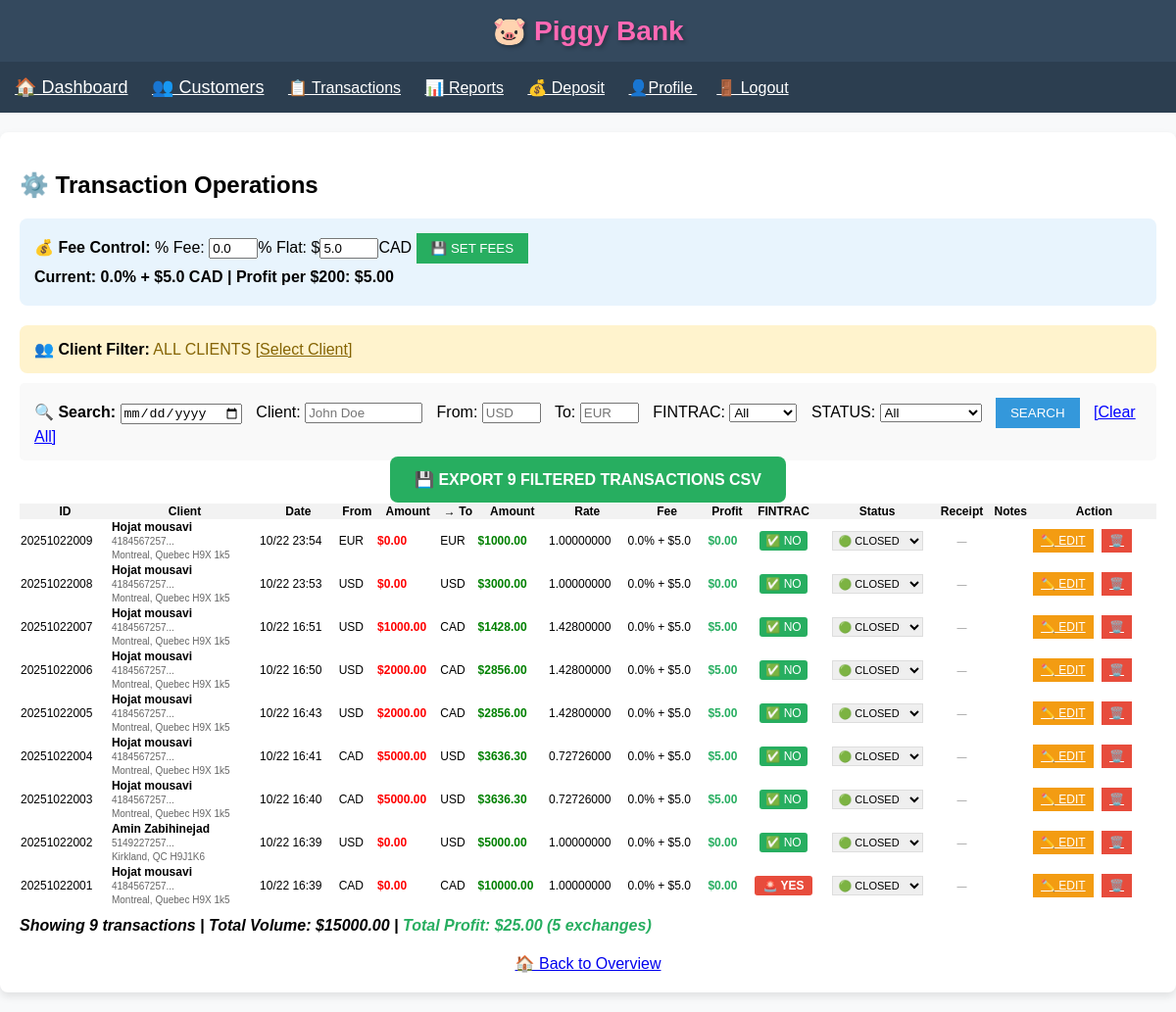
Page /transactions (signed in) on the earlier database version.
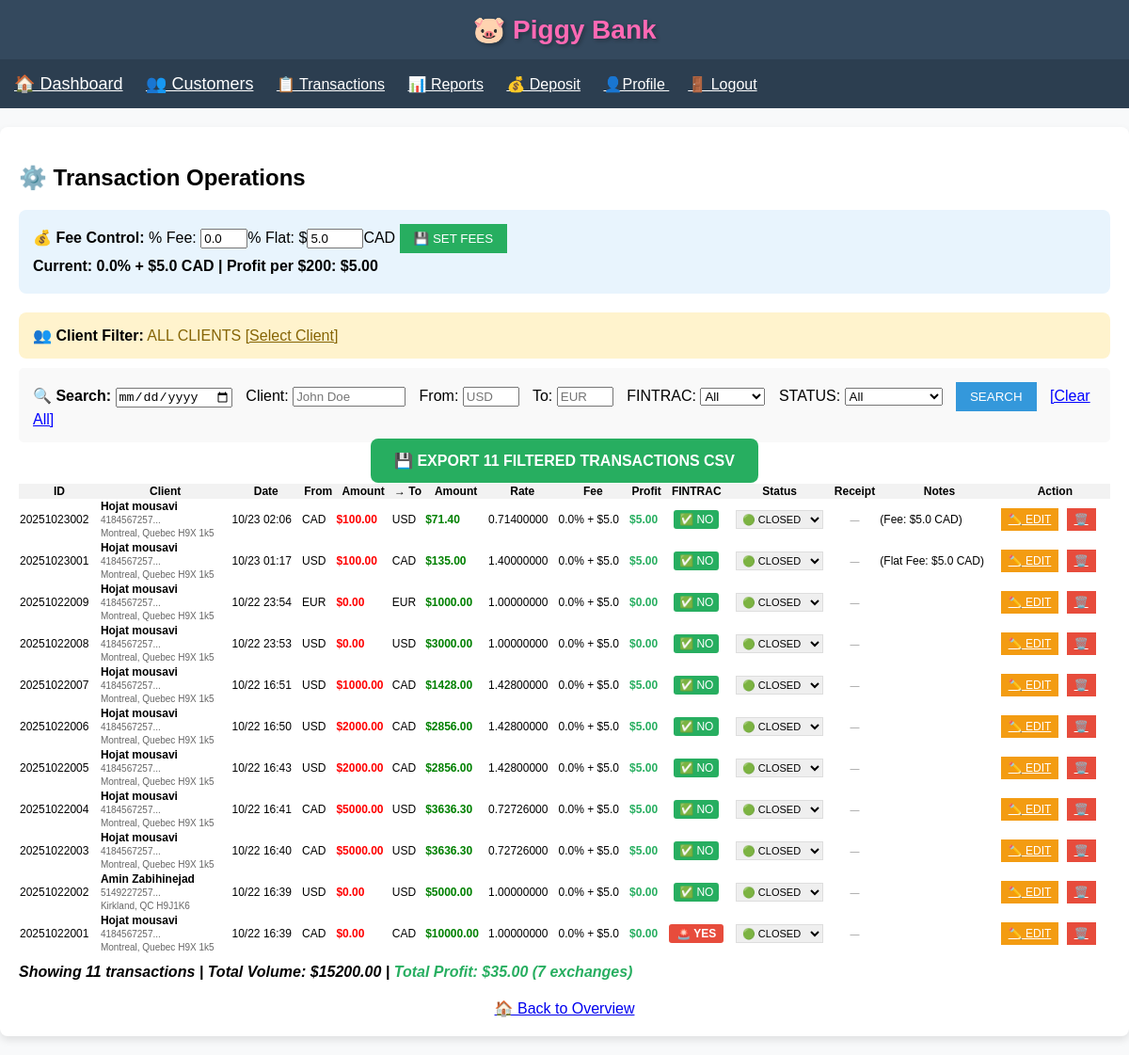
Same page on the later database version.
### app.py (models this page shows)
class Transaction(db.Model):
    id = db.Column(db.String(11), primary_key=True)
    date = db.Column(db.DateTime, default=datetime.utcnow)
    from_currency = db.Column(db.String(3), nullable=False)
    to_currency = db.Column(db.String(3), nullable=False)
    from_amount = db.Column(db.Float, nullable=False)
    to_amount = db.Column(db.Float, nullable=False)
    exchange_rate = db.Column(db.Float, nullable=False)
    notes = db.Column(db.Text, nullable=True)
    is_fintrac = db.Column(db.Boolean, default=False)
    client_id = db.Column(db.Integer, db.ForeignKey('client.id'), nullable=False)
    receipt_filename = db.Column(db.String(100))
    status = db.Column(db.String(10), default='closed')

class Client(db.Model):
    id = db.Column(db.Integer, primary_key=True)
    first_name = db.Column(db.String(50), nullable=False)
    last_name = db.Column(db.String(50), nullable=False)
    email = db.Column(db.String(100), unique=True, nullable=False)
    phone = db.Column(db.String(20), nullable=False)
    apartment = db.Column(db.String(10))
    civic_number = db.Column(db.String(10), nullable=False)
    street = db.Column(db.String(100), nullable=False)
    city = db.Column(db.String(50), nullable=False)
    province = db.Column(db.String(10), nullable=False)
    postal_code = db.Column(db.String(10), nullable=False)
    id_card_number = db.Column(db.String(20))
    id_expiry_date = db.Column(db.Date)
    risk_level = db.Column(db.String(20), default='low risk')
    notes = db.Column(db.Text, nullable=True)
    created_at = db.Column(db.DateTime, default=datetime.utcnow)
    transactions = db.relationship('Transaction', backref='client', lazy='dynamic')

### app.py (the view)
@app.route('/transactions')
def transactions():
    if 'user_id' not in session:
        return redirect(url_for('login'))
    search_date = request.args.get('date', '')
    search_client = request.args.get('client_name', '')
    search_from = request.args.get('from_currency', '')
    search_to = request.args.get('to_currency', '')
    search_fintrac = request.args.get('fintrac', '')
    search_status = request.args.get('status', '')
    query = Transaction.query.order_by(Transaction.date.desc())
    if session.get('is_admin'):
        all_tx = query.all()
    else:
        client_id = session.get('selected_client_id')
        if client_id:
            all_tx = query.filter_by(client_id=client_id).all()
        else:
            all_tx = []
    if search_fintrac == 'yes':
        all_tx = [tx for tx in all_tx if tx.is_fintrac]
    elif search_fintrac == 'no':
        all_tx = [tx for tx in all_tx if not tx.is_fintrac]
    if search_status == 'closed':
        all_tx = [tx for tx in all_tx if tx.status == 'closed']
    elif search_status == 'pending':
        all_tx = [tx for tx in all_tx if tx.status == 'pending']
    if search_date:
        search_date_obj = datetime.strptime(search_date, '%Y-%m-%d')
        all_tx = [tx for tx in all_tx if tx.date.date() == search_date_obj.date()]
    if search_client:
        all_tx = [tx for tx in all_tx if
                  search_client.lower() in f"{tx.client.first_name} {tx.client.last_name}".lower()]
    if search_from:
        all_tx = [tx for tx in all_tx if tx.from_currency.upper() == search_from.upper()]
    if search_to:
        all_tx = [tx for tx in all_tx if tx.to_currency.upper() == search_to.upper()]
    current_fee = round(FEE_PERCENTAGE * 100, 1)
    current_flat_fee = round(FLAT_FEE_CAD, 2)
    return render_template('transactions.html', transactions=all_tx,
                           search_date=search_date, search_client=search_client,
                           search_from=search_from, search_to=search_to,
                           search_fintrac=search_fintrac, search_status=search_status,
                           current_fee=current_fee, current_flat_fee=current_flat_fee,
                           filtered_transactions=len(all_tx))

### templates/transactions.html (shortened to what this page needs)
{% extends "base.html" %}
{% block content %}
    <h2>⚙️ Transaction Operations</h2>
    {% if session.is_admin %}
    <div style="background:#e8f4fd; padding:15px; border-radius:8px; margin-bottom:20px;">
        <strong>💰 Fee Control:</strong>
        <form method="POST" action="{{ url_for('set_fees') }}" style="display:inline;">
            % Fee: <input type="number" name="fee_percentage" step="0.1" value="{{ current_fee }}" style="width:50px;">%
            Flat: $<input type="number" name="flat_fee_cad" step="0.01" value="{{ current_flat_fee }}" style="width:60px;">CAD
            <input type="submit" value="💾 SET FEES" style="padding:8px 15px; background:#27ae60; color:white; border:none;">
        </form>
        <p style="margin:5px 0; font-weight:bold;">
            <strong>Current:</strong> {{ current_fee }}% + ${{ current_flat_fee }} CAD |
            <strong>Profit per $200:</strong> ${{ "%.2f"|format((200 * current_fee / 100) + current_flat_fee) }}
        </p>
    </div>
    {% endif %}
    <div style="background:#fff3cd; padding:15px; border-radius:8px; margin-bottom:10px;">
        <strong>👥 Client Filter:</strong>
        {% if session.selected_client_id %}
            <span style="color:#856404;">{{ session.selected_client_name }} ✅</span>
            <a href="{{ url_for('index') }}" style="color:#856404;">[Change Client]</a>
        {% else %}
            <span style="color:#856404;">ALL CLIENTS</span>
            <a href="{{ url_for('index') }}" style="color:#856404;">[Select Client]</a>
        {% endif %}
    </div>
    <div style="background: #f9f9f9; padding: 15px; margin: 10px 0; border-radius: 5px;">
        <form method="GET">
            <strong>🔍 Search:</strong>
            <input type="date" name="date" value="{{ search_date }}" style="margin-right:10px;">
            Client: <input type="text" name="client_name" placeholder="John Doe" value="{{ search_client }}" style="width:120px; margin-right:10px;">
            From: <input type="text" name="from_currency" placeholder="USD" value="{{ search_from }}" style="width:60px; margin-right:10px;">
            To: <input type="text" name="to_currency" placeholder="EUR" value="{{ search_to }}" style="width:60px; margin-right:10px;">
            FINTRAC: <select name="fintrac" style="margin-right:10px;">
                <option value="">All</option>
            </select>
            STATUS: <select name="status" style="margin-right:10px;">
                <option value="">All</option>
            </select>
            <input type="submit" value="SEARCH" style="padding:8px 15px; background:#3498db; color:white; border:none;">
            <a href="{{ url_for('transactions') }}" style="color:blue; margin-left:10px;">[Clear All]</a>
        </form>
    </div>
    {% if transactions %}
        <div style="text-align:center; margin-bottom:15px;">
            <a href="{{ url_for('export_csv',
                date=search_date,
                client_name=search_client,
                from_currency=search_from,
                to_currency=search_to,
                fintrac=request.args.get('fintrac', ''),
                status=request.args.get('status', '')) }}"
               style="background:#27ae60; color:white; padding:15px 25px; text-decoration:none; border-radius:8px; font-size:16px; font-weight:bold;">
                💾 EXPORT {{ transactions|length }} FILTERED TRANSACTIONS CSV
            </a>
        </div>
        <table style="width:100%; border-collapse: collapse; font-size:12px;">
            <tr style="background:#f2f2f2;">
                <th>ID</th>
                <th>Client</th>
                <th>Date</th>
                <th>From</th>
                <th>Amount</th>
                <th>→ To</th>
                <th>Amount</th>
                <th>Rate</th>
                <th>Fee</th>
                <th>Profit</th>
                <th>FINTRAC</th>
                <th>Status</th>
                <th>Receipt</th>
                <th>Notes</th>
                <th>Action</th>
            </tr>
            {% for tx in transactions %}
                {% set profit = ((tx.from_amount * current_fee / 100) + current_flat_fee)|round(2) if tx.from_amount > 0 else 0 %}
                <tr {% if tx.status == 'pending' %}style="background:#fff2cc;"{% endif %}>
                    <td>{{ tx.id }}</td>
                    <td style="white-space: nowrap;">
                        <strong>{{ tx.client.first_name }} {{ tx.client.last_name }}</strong><br>
                        <small style="color:#666;">
                            {{ tx.client.phone[:12] }}...<br>
                            {{ tx.client.city }}, {{ tx.client.province }} {{ tx.client.postal_code }}
                        </small>
                    </td>
                    <td>{{ tx.date.strftime('%m/%d %H:%M') }}</td>
                    <td>{{ tx.from_currency }}</td>
                    <td style="color: red; font-weight: bold;">${{ "%.2f"|format(tx.from_amount) }}</td>
                    <td>{{ tx.to_currency }}</td>
                    <td style="color: green; font-weight: bold;">${{ "%.2f"|format(tx.to_amount) }}</td>
                    <td style="white-space: nowrap;">{{ "%.8f"|format(tx.exchange_rate) }}</td>
                    <td style="white-space: nowrap;">{{ current_fee }}% + ${{ current_flat_fee }}</td>
                    <td style="color: #27ae60; font-weight: bold;">${{ "%.2f"|format(profit) }}</td>
                    <td style="text-align:center;">
                        {% if tx.is_fintrac %}
                            <span style="background:#e74c3c; color:white; padding:3px 8px; border-radius:3px; font-weight:bold;">🚨 YES</span>
                        {% else %}
                            <span style="background:#27ae60; color:white; padding:3px 6px; border-radius:3px;">✅ NO</span>
                        {% endif %}
                    </td>
                    <td style="text-align:center;">
                        <form method="POST" action="{{ url_for('update_status', tx_id=tx.id) }}" style="display:inline;">
                            <select name="status" onchange="this.form.submit()" style="font-size:11px; padding:2px; border:1px solid #ddd;">
                                <option value="closed" {% if tx.status == 'closed' %}selected{% endif %}>🟢 CLOSED</option>
                            </select>
                        </form>
                    </td>
                    <td style="text-align:center;">
                        {% if tx.receipt_filename %}
                            <a href="{{ url_for('download_receipt', tx_id=tx.id) }}"
                               style="background:#27ae60; color:white; padding:5px 8px; text-decoration:none; border-radius:3px; font-size:10px;"
                               title="{{ tx.receipt_filename }}">
                                📄 DOWNLOAD
                            </a>
                        {% else %}
                            <span style="color:#999; font-size:10px;">—</span>
                        {% endif %}
                    </td>
                    <td style="max-width:150px;">{{ (tx.notes or '')[:30] }}{% if tx.notes|length > 30 %}...{% endif %}</td>
                    <td>
                        <a href="{{ url_for('edit_transaction', tx_id=tx.id) }}" style="background:#f39c12; color:white; padding:5px 8px;">✏️ EDIT</a>
                        <a href="{{ url_for('delete_transaction', tx_id=tx.id) }}" style="background:#e74c3c; color:white; padding:5px 8px; margin-left:5px;" onclick="return confirm('Delete transaction #{{ tx.id }}?')">🗑️</a>
                    </td>
                </tr>
            {% endfor %}
        </table>
        <p style="margin-top:10px; font-weight:bold;">
    <em>Showing {{ transactions|length }} transactions |
    {% set exchange_txs = transactions|selectattr('from_amount', '>', 0)|list %}
    Total Volume: ${{ "%.2f"|format(transactions|sum(attribute='from_amount')) }} |
    <span style="color:#27ae60;">Total Profit: ${{ "%.2f"|format((exchange_txs|sum(attribute='from_amount') * current_fee / 100) + (exchange_txs|length * current_flat_fee)) }} ({{ exchange_txs|length }} exchanges)</span>
    </em>
</p>
    {% else %}
        <div style="text-align:center; padding:30px; color:#666;">
            <h3>No transactions found!</h3>
            <p>Select a client and add transactions from <a href="{{ url_for('index') }}">📊 Overview</a></p>
        </div>
    {% endif %}
    <div style="margin-top:20px; text-align:center;">
        <a href="{{ url_for('index') }}" style="font-size:16px;">🏠 Back to Overview</a>
    </div>
{% endblock %}

### templates/base.html (shortened to what this page needs)
<!DOCTYPE html>
<html lang="en">
<head>
</head>
<body>
    <div class="header">
        <h1>🐷 <span style="color: #ff69b4;">Piggy Bank</span></h1>
    </div>
   <nav style="background:#2c3e50; padding:15px;">
    <a href="{{ url_for('index') }}" style="color:white; margin-right:20px; font-size:18px;">🏠 Dashboard</a>
    <a href="{{ url_for('customers') }}" style="color:white; margin-right:20px; font-size:18px;">👥 Customers</a>
    <a href="{{ url_for('transactions') }}" style="color:white; margin-right:20px;">📋 Transactions</a>
	<a href="{{ url_for('reports') }}"style="color:white; margin-right:20px;">📊 Reports</a>
    <a href="{{ url_for('deposit') }}" style="color:white; margin-right:20px;">💰 Deposit</a>
    <a href="{{ url_for('profile') }}" style="color:white; margin-right:20px;">👤Profile {{ session.username }}</a>
    <a href="{{ url_for('logout') }}" style="color:white;">🚪 Logout</a>
	</nav>
    <div class="container">
        {% block content %}{% endblock %}
    </div>
</body>
</html>

### templates/base.html (style rules this page uses)
* { box-sizing: border-box; }
body { font-family: Arial; margin: 0; padding: 0; background: #f8f9fa; }
.header { background: #34495e; color: white; padding: 15px; text-align: center; box-shadow: 0 2px 5px rgba(0,0,0,0.1); }
.header h1 { margin: 0; font-size: 28px; text-shadow: 2px 2px 4px rgba(0,0,0,0.3); }
.container { max-width: 1200px; margin: 20px auto; padding: 20px; background: white; border-radius: 8px; box-shadow: 0 4px 8px rgba(0,0,0,0.1); }

Differences in the rows shown:
added Transaction: id "20251023002", client.first_name "Hojat", client.last_name "mousavi", client "4184567257", client.city "Montreal", client.province "Quebec", client.postal_code "H9X 1k5", date "10/23 02:06", from_currency "CAD", from_amount "100.00", to_currency "USD", to_amount "71.40", exchange_rate "0.71400000", current_fee "0.0", current_flat_fee "5.0", profit "5.00", is_fintrac "✅ NO", status "🟢 CLOSED", notes "(Fee: $5.0 CAD)"
added Transaction: id "20251023001", client.first_name "Hojat", client.last_name "mousavi", client "4184567257", client.city "Montreal", client.province "Quebec", client.postal_code "H9X 1k5", date "10/23 01:17", from_currency "USD", from_amount "100.00", to_currency "CAD", to_amount "135.00", exchange_rate "1.40000000", current_fee "0.0", current_flat_fee "5.0", profit "5.00", is_fintrac "✅ NO", status "🟢 CLOSED", notes "(Flat Fee: $5.0 CAD)"
Other differences:
{{ transactions|length }}: "9" → "11"
{{ "%.2f"|format(transactions|sum(attribute='from_amount')) }}: "15000.00" → "15200.00"
{{ exchange_txs|length }}: "5" → "7"
text no longer shown: "25.00"
text now shown: "35.00"
